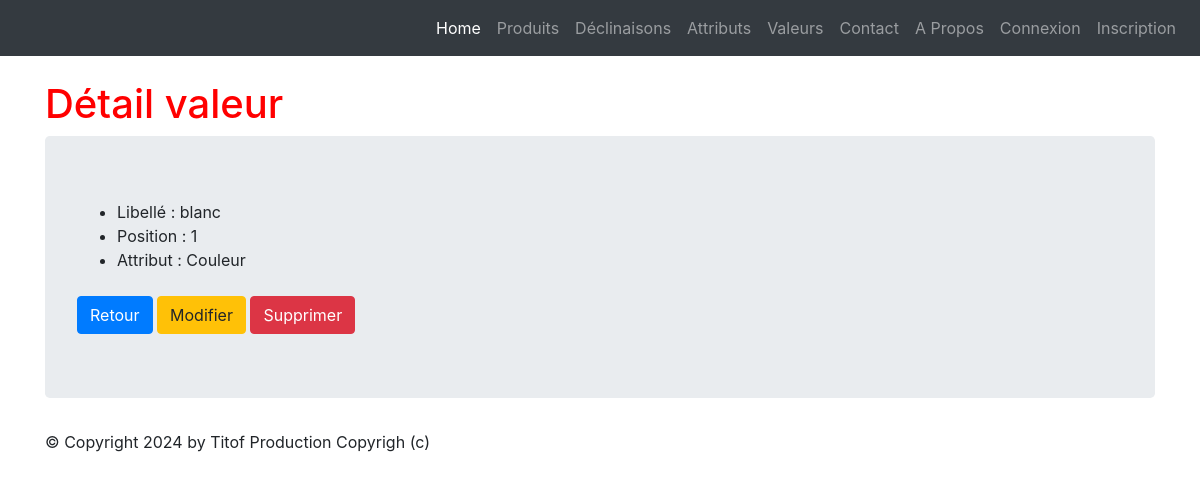
Page /monapp/value/1 on the committed database.
### monapp/models.py (models this page shows, shortened)
class ProductAttributeValue(models.Model):
    class Meta:
        verbose_name = "Valeur attribut"
        ordering = ['position']
    value              = models.CharField(max_length=100)
    product_attribute  = models.ForeignKey('ProductAttribute', verbose_name="Unité", on_delete=models.CASCADE)
    position           = models.PositiveSmallIntegerField("Position", null=True, blank=True)

class ProductAttribute(models.Model):
    class Meta:
        verbose_name = "Attribut"
    name =  models.CharField(max_length=100)
    def __str__(self):
        return self.name

### monapp/views.py (the view)
# urls.py: path("value/<pk>",views.ProductAttributeValueDetailView.as_view() ,name='value-detail'),
class ProductAttributeValueDetailView(DetailView):
    model = ProductAttributeValue
    template_name = "monapp/detail_value.html"
    context_object_name = "productattributevalue"
    def get_context_data(self, **kwargs):
        context = super(ProductAttributeValueDetailView, self).get_context_data(**kwargs)
        context['titremenu'] = "Détail valeur"
        return context

### templates/monapp/detail_value.html (shortened to what this page needs)
{% extends 'monapp/base.html' %}
{% block menu %}
<h1>{{titremenu}}</h1>
{% endblock %}
{% block contenu %}
    <ul>
        <li>Libellé : {{ productattributevalue.value }}</li>
        <li>Position : {{ productattributevalue.position }}</li>
        <li>Attribut : {{ productattributevalue.product_attribute }}</li>
    </ul>
    <a href="{% url 'value-list' %}" class="btn btn-primary mt-2">Retour</a>
    <a href="{% url 'value-update' productattributevalue.id %}" class="btn btn-warning mt-2">Modifier</a>
    <a href="{% url 'value-delete' productattributevalue.id %}" class="btn btn-danger mt-2">Supprimer</a>
{% endblock %}

### static/styles.css (style rules this page uses)
h1 { color: red ; }

### rows in the picture
ProductAttributeValue: value "blanc", position "1", product_attribute "Couleur"

### other values in the picture
{{ titremenu }} "Détail valeur"
